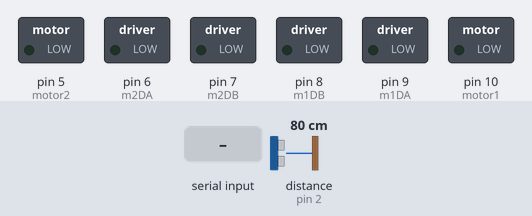
This sketch was run on a simulated Arduino Uno, built with avr-gcc and run on an emulated ATmega328P. Parts: switched loads named in the sketch (green lamp = pin HIGH). Wiring (inferred from the names in the program): ultrasonic range finder: trigger pin 3; echo pin 2. Inputs (shaded band) come from the test bench; at power-on: distance to the obstacle (sensor on pin 2) 80 cm. The echo pulse lasts 58.3 µs per cm; pins used as bus, display or sensor lines are not drawn.

Above: at 1.2 s.
1.3 s: "f" received over Serial
At 2.8 s:
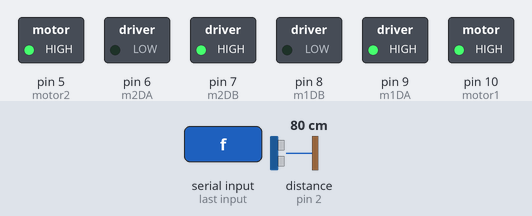
Timing chart, 0 to 4.3 s (numbered marks = the images above; inputs shaded):
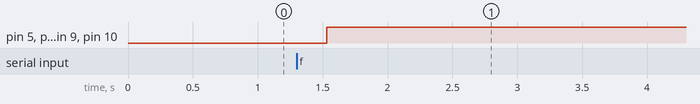

The sketch:

Motor_Test.ino
```cpp
int motor1 = 10;
int m1DA = 9;
int m1DB = 8;
// motor two
int motor2 = 5;
int m2DA = 6;
int m2DB = 7;
int echopin=2;
int trigpin=3;
long duration, cm, inches;
int runni=0;
char getstr;
void setup(){
Serial.begin(9600);
pinMode(motor1,OUTPUT) ;
pinMode(m1DA,OUTPUT) ;
pinMode(m1DB,OUTPUT) ;
pinMode(motor2,OUTPUT) ;
pinMode(m2DB,OUTPUT) ;
pinMode(m2DA,OUTPUT) ;
pinMode(trigpin,OUTPUT);
pinMode(echopin,INPUT);
}
void scanner(){
  digitalWrite(trigpin, LOW);
  delayMicroseconds(5);
  digitalWrite(trigpin, HIGH);
  delayMicroseconds(10);
  digitalWrite(trigpin, LOW);

  // Read the signal from the sensor: a HIGH pulse whose
  // duration is the time (in microseconds) from the sending
  // of the ping to the reception of its echo off of an object.
  pinMode(echopin, INPUT);
  duration = pulseIn(echopin, HIGH);

  // Convert the time into a distance
  cm = (duration/2) / 29.1;     // Divide by 29.1 or multiply by 0.0343
  inches = (duration/2) / 74;   // Divide by 74 or multiply by 0.0135

  //Serial.print(inches);
  //Serial.print("in, ");
 //Serial.print(cm);
  //Serial.print("cm");
  //Serial.println();

  delay(250);
}

void forward(){
if(runni==1){
//Right Motor(This is reversed.)
digitalWrite(m2DA,LOW);//Controls input of Electricity(LOW==On//HIGH==Off);
digitalWrite(m2DB,HIGH);// Controls input of electricity (LOW==On//HIGH==Off)
analogWrite(motor2,255);//speed
//Left Motor(This is reversed.)
digitalWrite(m1DA,HIGH);//Controls input of Electricity(LOW==On//HIGH==Off);
digitalWrite(m1DB,LOW);// Controls input of electricity (LOW==On//HIGH==Off)
analogWrite(motor1,255);//speed
}else{

}
}
void loop(){
   scanner();
  getstr=Serial.read();
   if(inches>20){
   switch(getstr){
     case 'f': runni=1; forward(); break;
    // case 'b':runni=1; back();   break;
    // case 'l':runni=1; left();   break;
    // case 'r':runni=1; right();  break;
     case 's': runni=0;   break;
    // case 'a': stateChange(); break;
   default:  break;
   }
   }else{
   runni=0;
   if(getstr=='s'){
  runni=0;
   }
 }
}
```

Measured:
- after the input at 1.3 s, pin 5 (motor2), pin 7 (m2DB), pin 9 (m1DA), pin 10 (motor1): LOW → HIGH after 0.23 s
